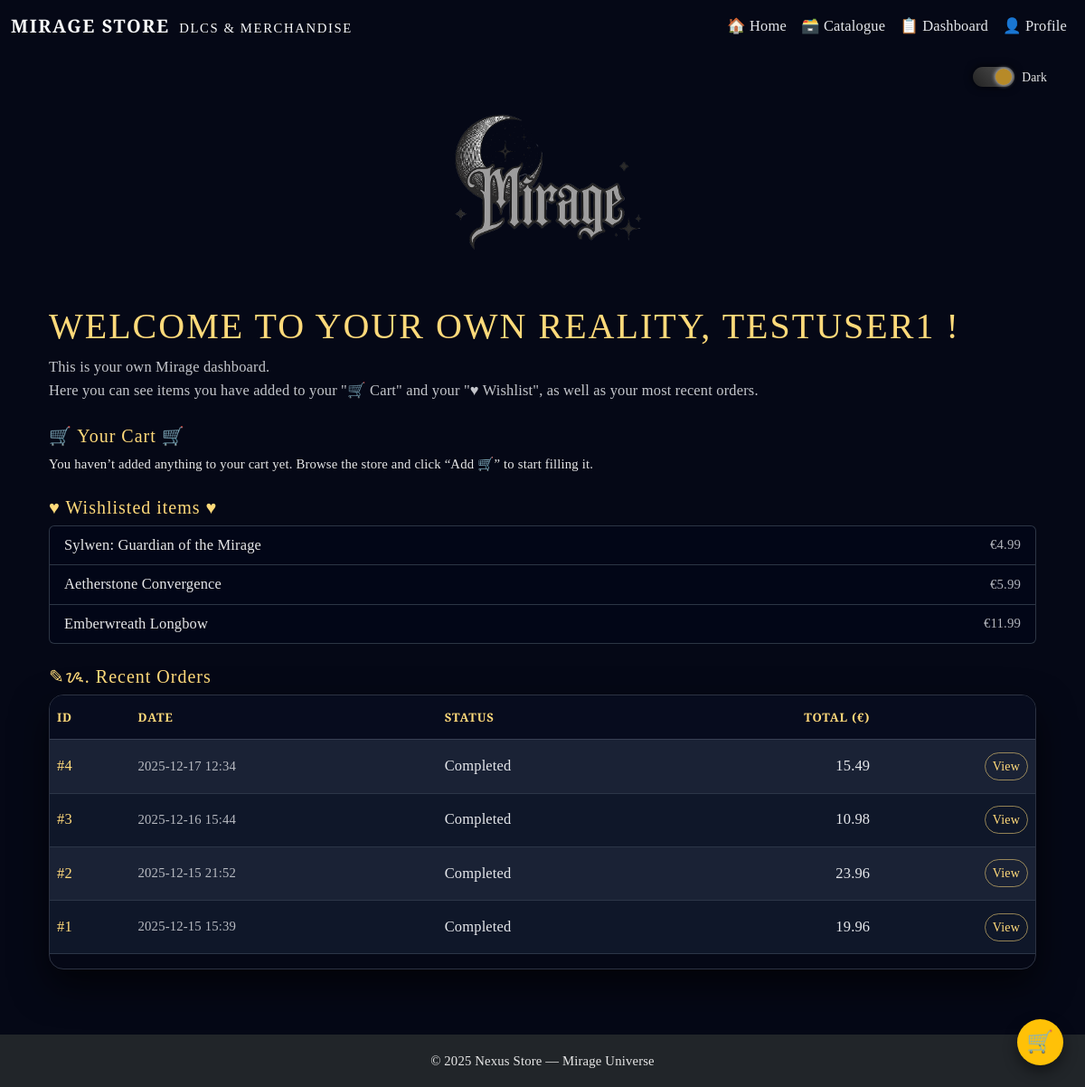
Page /accounts/dashboard/ (signed in) on the committed database.
### core/models.py (models this page shows, shortened)
class WishlistItem(models.Model):
    user = models.ForeignKey(
        User,
        on_delete=models.CASCADE,
        related_name="wishlist_items",
    )
    item = models.ForeignKey(
        Item,
        on_delete=models.CASCADE,
        related_name="wishlisted_by",
    )
    created_at = models.DateTimeField(auto_now_add=True)
    class Meta:
        unique_together = ("user", "item")

class Item(models.Model):
    label = models.CharField(max_length=100)
    category = models.ForeignKey(
        Category,
        on_delete=models.PROTECT,
        related_name="items",
    )
    subcategory = models.ForeignKey(
        SubCategory,
        on_delete=models.PROTECT,
        related_name="items",
    )
    description = models.TextField(blank=True)
    price = models.DecimalField(max_digits=7, decimal_places=2)
    element = models.CharField(max_length=30, blank=True)
    reality_fragment = models.CharField(max_length=50, blank=True)
    rarity = models.CharField(
        max_length=20,
        choices=RARITY_CHOICES,
        default="common",
    )
    image_url = models.CharField(
        max_length=200,
        blank=True,
        help_text="Path under static/, e.g. 'images/items/emberwreath-longbow.png'",
    )
    created_at = models.DateTimeField(auto_now_add=True)

class Order(models.Model):
    STATUS_CHOICES = [
        ("pending", "Pending"),
        ("completed", "Completed"),
        ("cancelled", "Cancelled"),
    ]
    user = models.ForeignKey(
        User,
        on_delete=models.CASCADE,
        related_name="orders",
    )
    created_at = models.DateTimeField(auto_now_add=True)
    status = models.CharField(
        max_length=20,
        choices=STATUS_CHOICES,
        default="completed",
    )
    total_price = models.DecimalField(
        max_digits=8,
        decimal_places=2,
        default=Decimal("0.00"),
    )

### accounts/views.py (the view, shortened to what this page needs)
# urls.py: path("dashboard/", views.dashboard_view, name="dashboard"),
@login_required
def dashboard_view(request):
    wishlist_items = (
        WishlistItem.objects.filter(user=request.user)
        .select_related("item")
        .order_by("-created_at")
    )
    cart = _get_cart(request.session)
    item_ids = [int(k) for k in cart.keys()]
    items = Item.objects.filter(id__in=item_ids)
    cart_items = []
    cart_total = 0
    orders = (
        Order.objects.filter(user=request.user)
        .order_by("-created_at")[:5]
    )
    context = {
        "wishlist_items": wishlist_items,
        "cart_items": cart_items,
        "cart_total": cart_total,
        "orders": orders,
    }
    return render(request, "accounts/dashboard.html", context)

### core/views.py (called while the page is built)
def _get_cart(session):
    return session.get("cart", {})

### accounts/templates/accounts/dashboard.html (shortened to what this page needs)
{% extends "core/layout.html" %}
{% block content %}
<div class="container py-4">
    <h1 class="page-title">
        Welcome to your own reality, {{ request.user.username }} !
    </h1>
    <p class="page-subtitle">
        This is your own Mirage dashboard. <br>
        Here you can see items you have added to your "🛒 Cart" and your "♥ Wishlist",
        as well as your most recent orders.
    </p>
    <h2 class="h5 mt-4">🛒 Your Cart 🛒</h2>
    {% if cart_items %}
        <div class="table-responsive mt-2 mb-3">
            <table class="table table-dark table-striped align-middle">
                <thead>
                    <tr>
                        <th>Item</th>
                        <th>Reality</th>
                        <th>Rarity</th>
                        <th class="text-end">Price (€)</th>
                        <th class="text-center">Qty</th>
                        <th class="text-end">Line Total (€)</th>
                    </tr>
                </thead>
                <tbody>
                {% for row in cart_items %}
                    <tr>
                        <td>{{ row.item.label }}</td>
                        <td>{{ row.item.reality_fragment|default:"–" }}</td>
                        <td>{{ row.item.get_rarity_display }}</td>
                        <td class="text-end">{{ row.item.price }}</td>
                        <td class="text-center">{{ row.quantity }}</td>
                        <td class="text-end">{{ row.line_total }}</td>
                    </tr>
                {% endfor %}
                </tbody>
                <tfoot>
                    <tr>
                        <th colspan="5" class="text-end">Total:</th>
                        <th class="text-end">€{{ cart_total }}</th>
                    </tr>
                </tfoot>
            </table>
        </div>
        <div class="d-flex gap-2 flex-wrap">
            <a href="{% url 'view_cart' %}" class="btn btn-outline-light btn-sm">
                Open full cart
            </a>
            <form method="post" action="{% url 'checkout' %}">
                {% csrf_token %}
                <button type="submit" class="btn btn-success btn-sm">
                    Proceed to Checkout
                </button>
            </form>
        </div>
    {% else %}
        <p class="small mt-2">
            You haven’t added anything to your cart yet.
            Browse the store and click “Add 🛒” to start filling it.
        </p>
    {% endif %}
    <h2 class="h5 mt-4">♥ Wishlisted items ♥</h2>
    {% if wishlist_items %}
        <ul class="list-group mt-2">
            {% for w in wishlist_items %}
                <li class="list-group-item d-flex justify-content-between align-items-center">
                    <span>{{ w.item.label }}</span>
                    <span class="text-muted small">€{{ w.item.price }}</span>
                </li>
            {% endfor %}
        </ul>
    {% else %}
        <p class="small mt-2">
            You haven’t added anything to your wishlist yet.
            Browse the store and click “♥ Wishlist” to save items here.
        </p>
    {% endif %}
    <h2 class="h5 mt-4">✎ᝰ. Recent Orders</h2>
    {% if orders %}
        <div class="table-responsive mt-2">
            <table class="table table-dark table-striped align-middle">
                <thead>
                    <tr>
                        <th>ID</th>
                        <th>Date</th>
                        <th>Status</th>
                        <th class="text-end">Total (€)</th>
                        <th></th>
                    </tr>
                </thead>
                <tbody>
                {% for order in orders %}
                    <tr>
                        <td>
                            <a href="{% url 'order_detail' order.id %}">
                                #{{ order.id }}
                            </a>
                        </td>
                        <td class="text-muted small">
                            {{ order.created_at|date:"Y-m-d H:i" }}
                        </td>
                        <td>{{ order.status|title }}</td>
                        <td class="text-end">{{ order.total_price }}</td>
                        <td class="text-end">
                            <a href="{% url 'order_detail' order.id %}"
                               class="btn btn-sm btn-outline-light">
                                View
                            </a>
                        </td>
                    </tr>
                {% endfor %}
                </tbody>
            </table>
        </div>
    {% else %}
        <p class="small mt-2">
            You have not placed any orders yet.
            When you complete a checkout, they will appear here.
        </p>
    {% endif %}
</div>
{% endblock %}

### core/static/css-files/global.css (style rules this page uses)
*, *::before, *::after { box-sizing: border-box; }
body { font-family: "Cormorant Garamond", system-ui, -apple-system, BlinkMacSystemFont, "Segoe UI", sans-serif; }
.mirage-hero-title, .navbar-brand, .page-title { font-family: "Cinzel", serif; letter-spacing: 0.08em; text-transform: uppercase; }
html { font-size: 16px; }
body { font-size: 1.03rem; line-height: 1.6; font-weight: 500; -webkit-font-smoothing: antialiased; text-rendering: optimizeLegibility; }
.small, small { font-size: 0.92rem; }
.mirage-hero-title, .navbar-brand, .page-title { font-family: "Cinzel Decorative", "Cinzel", serif; }
:root { --mirage-font-body: "Cormorant Garamond", serif; --mirage-font-display: "Cinzel Decorative", "Cinzel", serif; }
body { font-family: var(--mirage-font-body); letter-spacing: 0.01em; }
h1, h2, h3, h4, h5, h6, .page-title, .mirage-hero-title { font-family: var(--mirage-font-display); letter-spacing: 0.05em; }
button, .btn, input, select, textarea, .table { font-family: var(--mirage-font-body); }
.btn { border-radius: 999px; transition: transform 160ms ease, box-shadow 160ms ease, filter 160ms ease; }
.table { background: transparent; }
body.dark-theme .table, body.dark-theme .table th, body.dark-theme .table td { color: #e5e7eb; }

### core/static/css-files/theme-dark.css (style rules this page uses)
body.dark-theme { background-color: #050816; color: #f3f4f6; }
body.dark-theme h1, body.dark-theme h2, body.dark-theme h3, body.dark-theme h4, body.dark-theme h5, body.dark-theme h6 { color: #ffda7a; }
body.dark-theme p, body.dark-theme li, body.dark-theme small, body.dark-theme label, body.dark-theme span { color: #e8e8e8; }
body.dark-theme a { color: #ffda7a; text-decoration: none; }
body.dark-theme .list-group-item { background-color: #020617; color: #e5e7eb; border-color: rgba(55, 65, 81, 0.8); }
body.dark-theme .btn-outline-light { border-color: #e5e7eb; color: #e5e7eb; }
body.dark-theme .page-title { color: #ffda7a; }
body.dark-theme .page-subtitle { color: #e5e7eb; opacity: 0.85; }
body.dark-theme .text-muted, body.dark-theme .text-secondary, body.dark-theme .text-body-secondary, body.dark-theme .text-black-50 { color: rgba(229, 231, 235, 0.78) !important; }
body.dark-theme .table { color: #e5e7eb; --bs-table-bg: transparent; --bs-table-striped-bg: rgba(148, 163, 184, 0.08); --bs-table-hover-bg: rgba(255, 218, 122, 0.10); border-color: rgba(148, 163, 184, 0.25); }
body.dark-theme .table thead th { color: #ffda7a; border-bottom-color: rgba(148, 163, 184, 0.35); }
body.dark-theme .table td, body.dark-theme .table th { border-color: rgba(148, 163, 184, 0.22); }
body.dark-theme .table-responsive { border-radius: 16px; overflow: hidden; border: 1px solid rgba(148, 163, 184, 0.28); box-shadow: 0 18px 40px rgba(0, 0, 0, 0.65); }
body.dark-theme table.table { background: rgba(15, 23, 42, 0.88) !important; --bs-table-bg: rgba(15, 23, 42, 0.88); --bs-table-color: #e5e7eb; --bs-table-border-color: rgba(148, 163, 184, 0.22); --bs-table-striped-bg: rgba(148, 163, 184, 0.08); --bs-table-hover-bg: rgba(255, 218, 122, 0.10); }
body.dark-theme table.table thead th { color: #ffda7a !important; font-weight: 700; letter-spacing: 0.06em; text-transform: uppercase; font-size: 0.82rem; background: rgba(2, 6, 23, 0.55); }
body.dark-theme table.table td, body.dark-theme table.table th { padding-top: 0.85rem; padding-bottom: 0.85rem; }
body.dark-theme table.table .btn-outline-light { border-color: rgba(255, 218, 122, 0.55) !important; color: #ffda7a !important; }

### rows in the picture
WishlistItem: item.label "Sylwen: Guardian of the Mirage", item.price "4.99"
WishlistItem: item.label "Aetherstone Convergence", item.price "5.99"
WishlistItem: item.label "Emberwreath Longbow", item.price "11.99"
Order: id "4", created_at "2025-12-17 12:34", status "Completed", total_price "15.49"
Order: id "3", created_at "2025-12-16 15:44", status "Completed", total_price "10.98"
Order: id "2", created_at "2025-12-15 21:52", status "Completed", total_price "23.96"
Order: id "1", created_at "2025-12-15 15:39", status "Completed", total_price "19.96"

### other values in the picture
{{ request.user.username }} "TESTUSER1"
